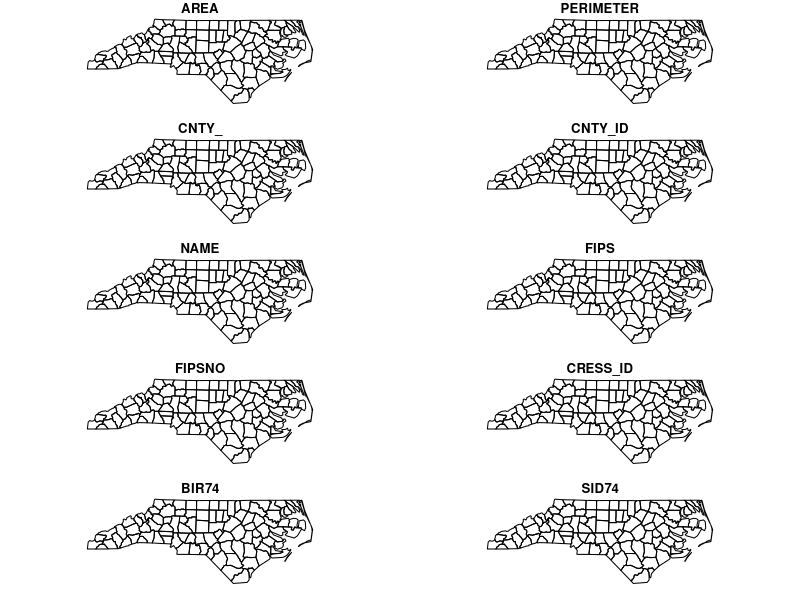
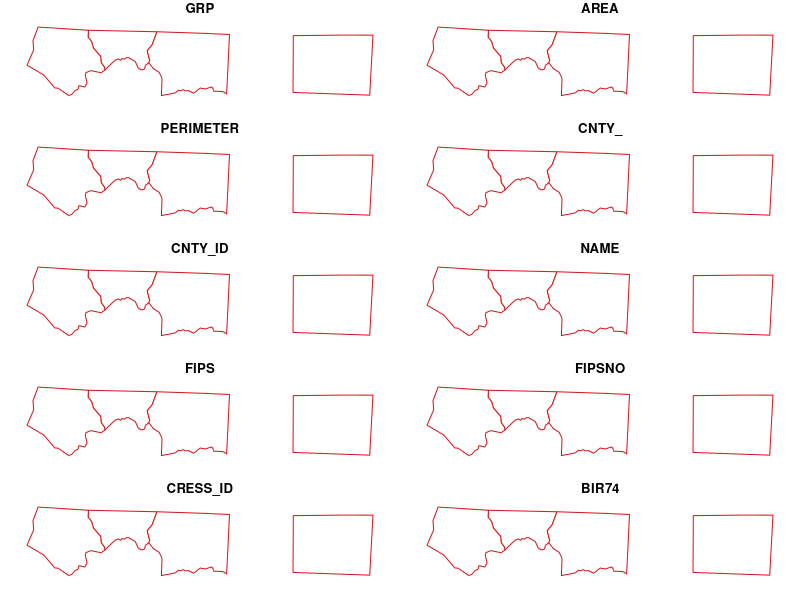
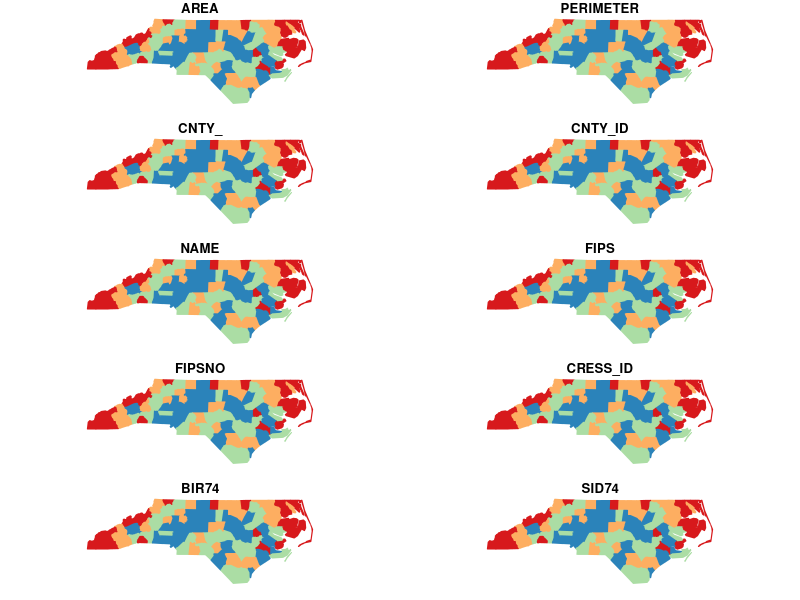
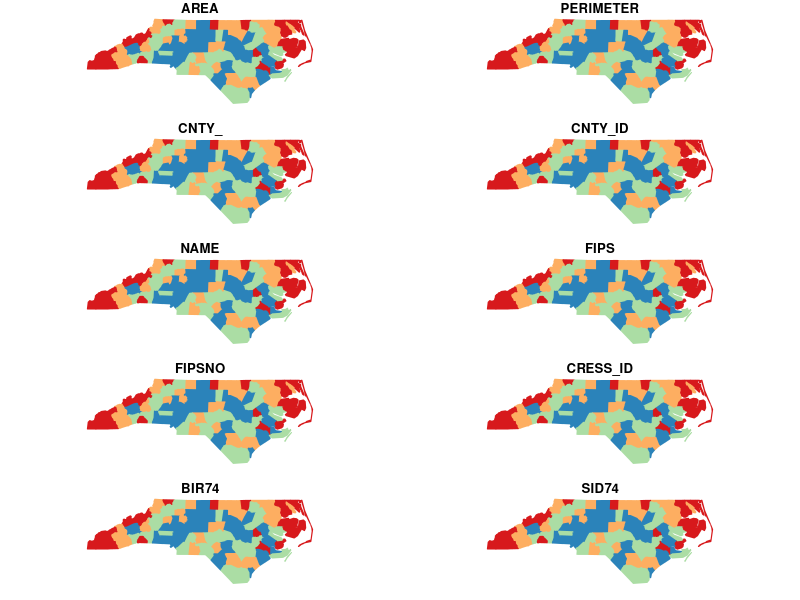
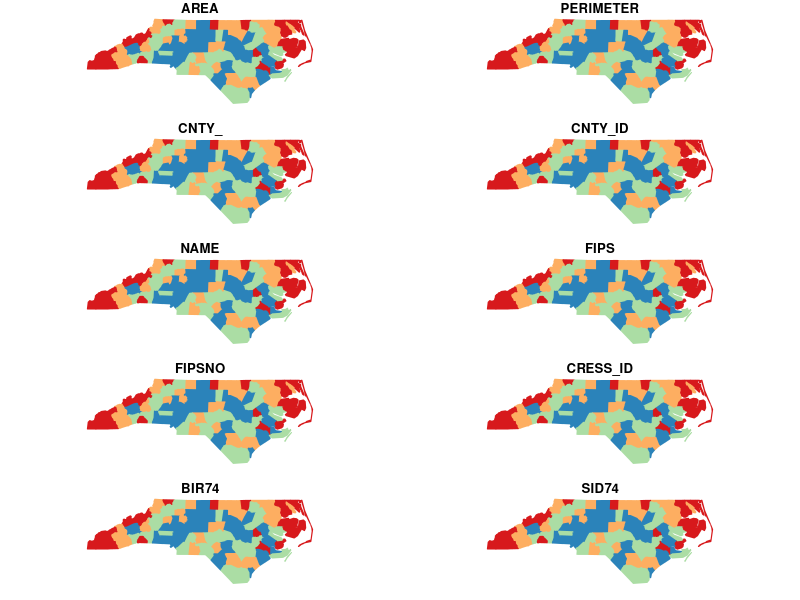
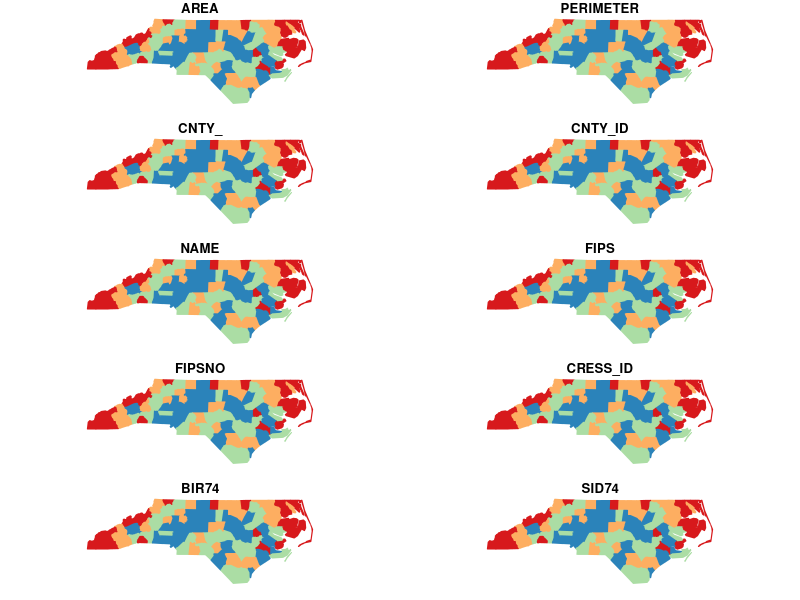

Write the R code that produced these figures, in order.
## ---- chunk 1
library(dplyr)
library(sf)
library(RColorBrewer)

demo(nc, ask = FALSE, echo = FALSE)

nc_grp <- 
        nc %>%  
        mutate(GRP = ntile(BIR74,4))

nc_aggr <- 
        nc_grp %>% 
        group_by(GRP) %>% 
        summarise_all(first)
## ---- chunk 2
all.equal(st_crs(nc),
          st_crs(nc_aggr))
## ---- chunk 3
par(mfrow=c(2,2),mar = rep(0,4)) 

cols <- brewer.pal(4, "Spectral")

plot(nc, col = "transparent", border = "black")
plot(nc_aggr, col = "white", border = cols[1])
plot(nc_grp, col = cols[nc_grp$GRP], border = cols[nc_grp$GRP])
plot(nc_grp, col = cols[nc_grp$GRP], border = cols[nc_grp$GRP])
plot(nc_aggr, col = "transparent", border = "white", add = TRUE)
## ---- chunk 4
par(mfrow=c(2,1),mar = rep(0,4)) 

plot(nc_grp, col = cols[nc_grp$GRP], border = cols[nc_grp$GRP])
plot(nc_grp, col = cols[nc_grp$GRP], border = cols[nc_grp$GRP])
plot(nc_aggr, col = "grey", border = "grey", add = TRUE)
